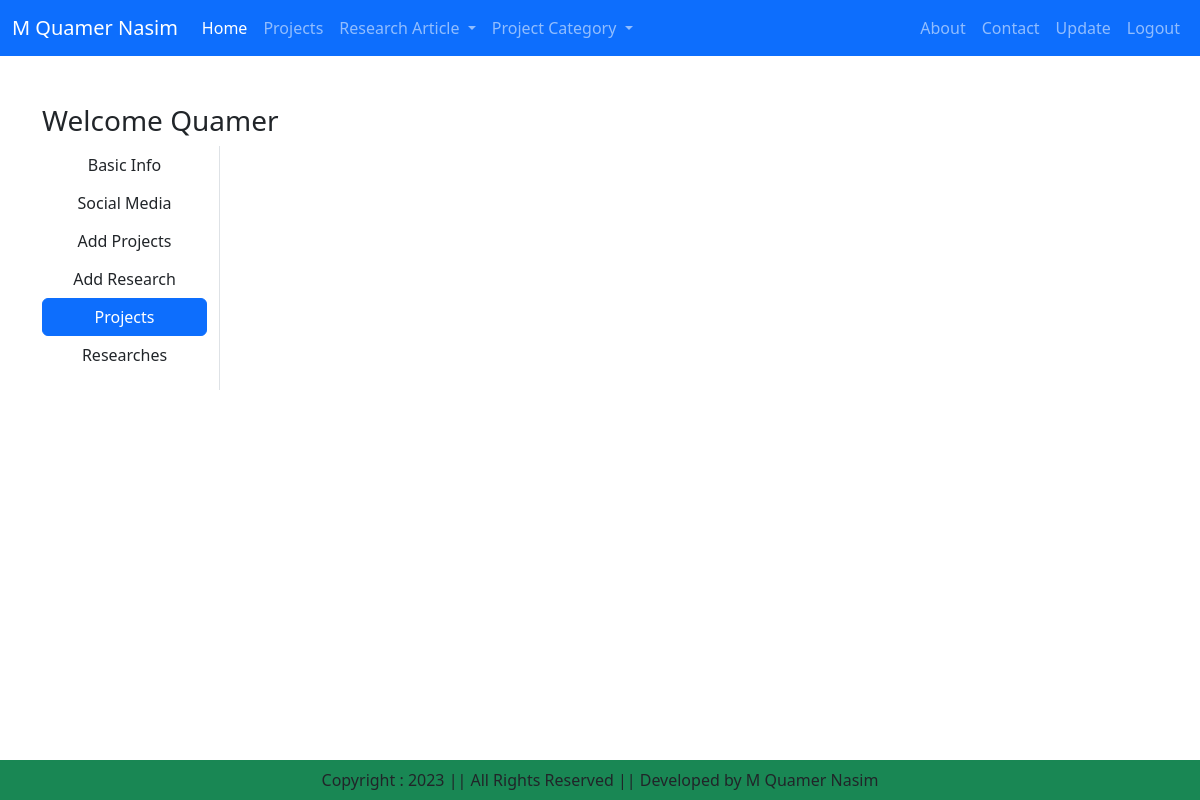
The page /client_facing/projects/ (signed in) on the database as committed earlier.
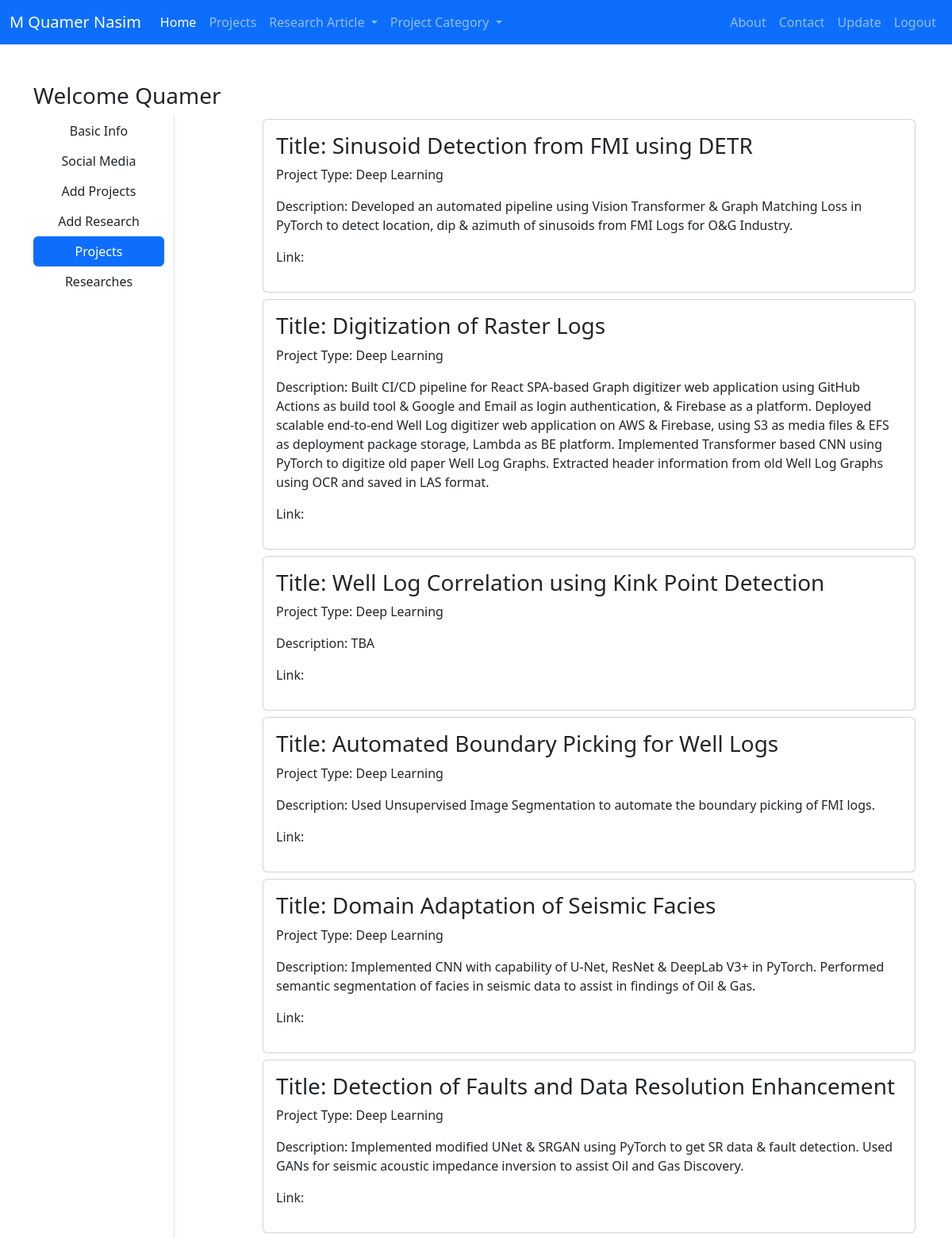
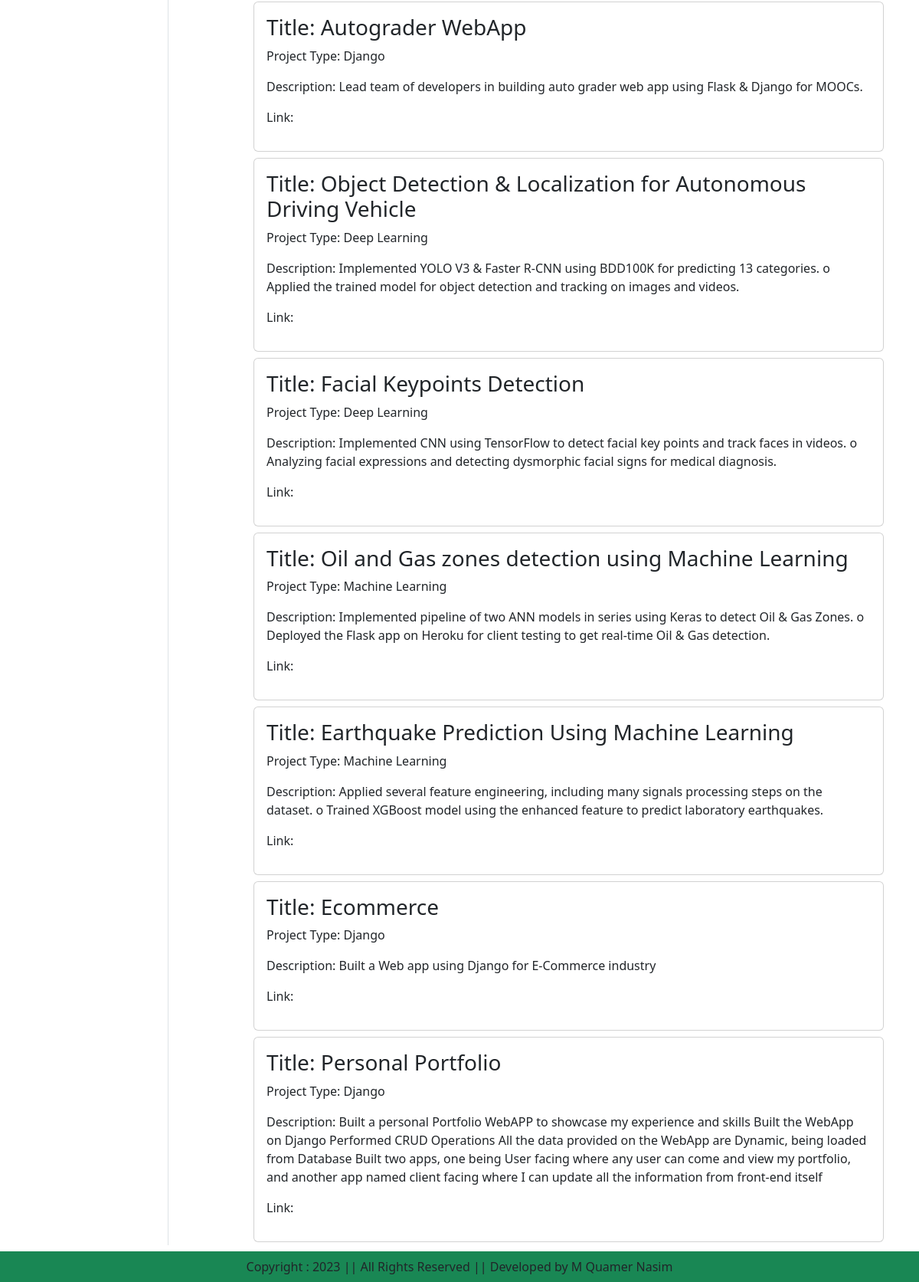
The same page on the database as committed later (2 pictures, top to bottom).
### apps/client_facing/models.py (models this page shows)
class Projects(models.Model):
    title = models.CharField(max_length=100)
    description = models.TextField()
    project_type = models.CharField(choices=PROJECT_TYPE_CHOICES, max_length=100)
    image = models.ImageField(upload_to='project/', blank=True)
    link = models.URLField(blank=True)

### apps/client_facing/views.py (the view)
# urls.py: path('projects/', views.ProjectsInfoView.as_view(), name='projects'),
class ProjectsInfoView(View):
    def get(self, request):
        if str(request.user) == ROOT_USER:
            proj = Projects.objects.all()
            return render(request, 'client_facing/projects.html', locals())
        else:
            return render(request, 'user_facing/home.html', {})

### templates/client_facing/projects.html (shortened to what this page needs)
{% extends 'base.html' %}
{% load static %}
{% block main-content %}
<div class="container my-5">
    <div class="row">
        <h3>Welcome <span class="text-capitalize">{{request.user}}</span></h3>
        <div class="col-sm-2 border-end">
            <ul class="list-unstyled">
                <li class="d-grid"><a href="{% url "add_basic_info" %}" class="btn">Basic Info</a></li>
                <li class="d-grid"><a href="{% url "social_media" %}" class="btn">Social Media</a></li>
                <li class="d-grid"><a href="{% url "add_project" %}" class="btn">Add Projects</a></li>
                <li class="d-grid"><a href="{% url "add_research" %}" class="btn">Add Research</a></li>
                <li class="d-grid"><a href="{% url "projects" %}" class="btn btn-primary">Projects</a></li>
                <li class="d-grid"><a href="{% url "research" %}" class="btn">Researches</a></li>
            </ul>
        </div>
        <div class="col-sm-9 offset-sm-1">
            <div class="row">
                {% for pj in proj %}
                    <div class="col-sm-15">
                        <div class="card m-1">
                            <div class="card-body">
                                <h3>Title: {{pj.title}}</h3>
                                <p>Project Type: {{pj.project_type}}</p>
                                <p>Description: {{pj.description}}</p>
                                <p>Link: {{pj.link}}</p>
                            </div>
                        </div>
                    </div>
                {% endfor %}
            </div>
        </div>
    </div>
</div>
{% endblock main-content %}

Rows that differ between the two databases and show on the page:
added Projects: title "Sinusoid Detection from FMI using DETR", project_type "Deep Learning", description "Developed an automated pipeline using Vision Transformer & Graph Matching Loss in PyTorch to detect location, dip & azimuth of sinusoids from FMI Logs for O&G Industry."
added Projects: title "Digitization of Raster Logs", project_type "Deep Learning", description "Built CI/CD pipeline for React SPA-based Graph digitizer web application using GitHub Actions as build tool & Google and Email as login authentication, & Firebase as a platform. Deployed scalable end-to-end Well Log digitizer web application on AWS & Firebase, using S3 as media files & EFS as deployment package storage, Lambda as BE platform. Implemented Transformer based CNN using PyTorch to digitize old paper Well Log Graphs. Extracted header information from old Well Log Graphs using OCR and saved in LAS format."
added Projects: title "Well Log Correlation using Kink Point Detection", project_type "Deep Learning", description "TBA"
added Projects: title "Automated Boundary Picking for Well Logs", project_type "Deep Learning", description "Used Unsupervised Image Segmentation to automate the boundary picking of FMI logs."
added Projects: title "Domain Adaptation of Seismic Facies", project_type "Deep Learning", description "Implemented CNN with capability of U-Net, ResNet & DeepLab V3+ in PyTorch. Performed semantic segmentation of facies in seismic data to assist in findings of Oil & Gas."
added Projects: title "Detection of Faults and Data Resolution Enhancement", project_type "Deep Learning", description "Implemented modified UNet & SRGAN using PyTorch to get SR data & fault detection. Used GANs for seismic acoustic impedance inversion to assist Oil and Gas Discovery."
added Projects: title "Autograder WebApp", project_type "Django", description "Lead team of developers in building auto grader web app using Flask & Django for MOOCs."
added Projects: title "Object Detection & Localization for Autonomous Driving Vehicle", project_type "Deep Learning", description "Implemented YOLO V3 & Faster R-CNN using BDD100K for predicting 13 categories. o Applied the trained model for object detection and tracking on images and videos."
added Projects: title "Facial Keypoints Detection", project_type "Deep Learning", description "Implemented CNN using TensorFlow to detect facial key points and track faces in videos. o Analyzing facial expressions and detecting dysmorphic facial signs for medical diagnosis."
added Projects: title "Oil and Gas zones detection using Machine Learning", project_type "Machine Learning", description "Implemented pipeline of two ANN models in series using Keras to detect Oil & Gas Zones. o Deployed the Flask app on Heroku for client testing to get real-time Oil & Gas detection."
added Projects: title "Earthquake Prediction Using Machine Learning", project_type "Machine Learning", description "Applied several feature engineering, including many signals processing steps on the dataset. o Trained XGBoost model using the enhanced feature to predict laboratory earthquakes."
added Projects: title "Ecommerce", project_type "Django", description "Built a Web app using Django for E-Commerce industry"
added Projects: title "Personal Portfolio", project_type "Django", description "Built a personal Portfolio WebAPP to showcase my experience and skills Built the WebApp on Django Performed CRUD Operations All the data provided on the WebApp are Dynamic, being loaded from Database Built two apps, one being User facing where any user can come and view my portfolio, and another app named client facing where I can update all the information from front-end itself"
